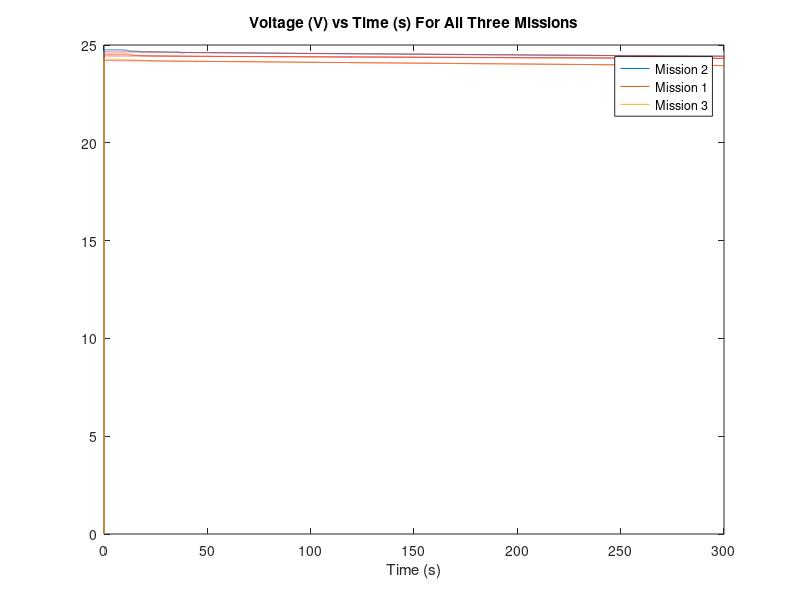

Here is the MATLAB script that generated this plot:
%% Initialize
clear all; close all; format longg; clc;

%% Reading in Mission Inputs
mission_1 = xlsread('mission1statPropTest-Lucy.csv')
t_1 = mission_1(:,1)
Thrust_1 = mission_1(:,10)
Voltage_1 = mission_1(:,11)
Current_1 = mission_1(:,12)
Power_1 = mission_1(:,15)

mission_2 = xlsread('Mission2_Adeeb.csv')
t_2 = mission_2(:,1)
Thrust_2 = mission_2(:,10)
Voltage_2 = mission_2(:,11)
Current_2 = mission_2(:,12)
Power_2 = mission_2(:,15)

mission_3 = xlsread('mission3dev.csv')
t_3 = mission_3(:,1)
Thrust_3 = mission_3(:,10)
Voltage_3 = mission_3(:,11)
Current_3 = mission_3(:,12)
Power_3 = mission_3(:,15)

%% Plotting Voltage vs Time Data With Linear Fit
figure(1)
plot(t_1,Voltage_1)
hold on
plot(t_2,Voltage_2)
plot(t_3,Voltage_3)
% 
% figure(2)

% Mission 1
P_1 = polyfit(t_1,Voltage_1,1)
m1_slope = P_1(1)
m1_intercept = P_1(2)
m1_yfit = m1_slope*t_1 + m1_intercept
plot(t_1,m1_yfit,'r-.')

% Mission 2
P_2 = polyfit(t_2,Voltage_2,1)
m2_slope = P_2(1)
m2_intercept = P_2(2)
m2_yfit = m2_slope*t_2 + m2_intercept
plot(t_2,m2_yfit,'r-.')

% Mission 3
P_3 = polyfit(t_3,Voltage_3,1)
m3_slope = P_3(1)
m3_intercept = P_3(2)
m3_yfit = m3_slope*t_3 + m3_intercept
plot(t_3,m3_yfit,'r-.')

title('Voltage (V) vs Time (s) For All Three Missions')
xlim([0 300])
xlabel('Time (s)')
ylabel('')
legend('Mission 2','Mission 1','Mission 3')
